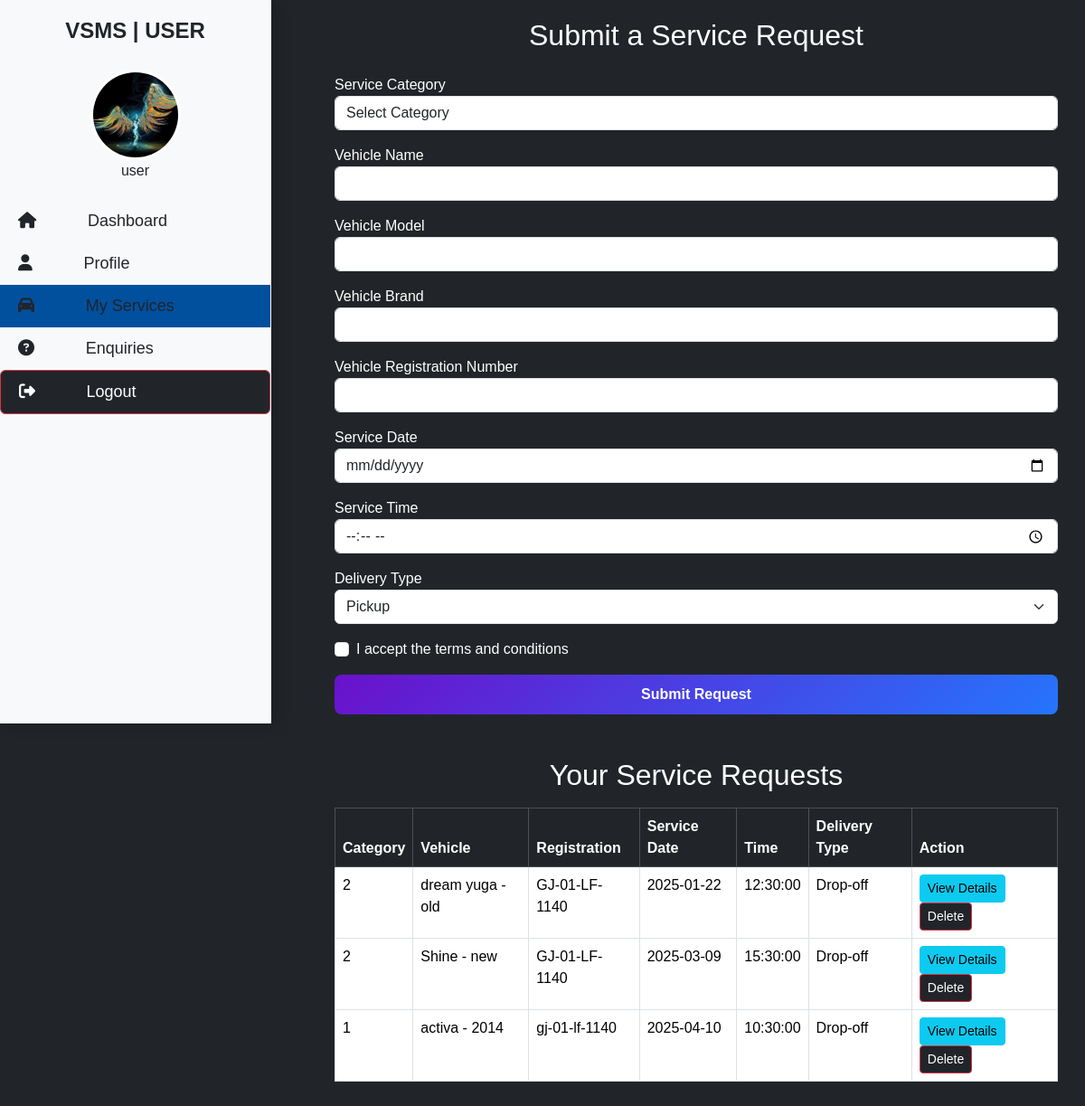
The page /service_requests.php (signed in) on the database its author committed.
### tables this page shows
CREATE TABLE `users` (
  `id` int(11) NOT NULL,
  `username` varchar(50) NOT NULL,
  `email` varchar(100) NOT NULL,
  `phone_number` varchar(20) DEFAULT NULL,
  `password` varchar(255) NOT NULL,
  `created_at` timestamp NOT NULL DEFAULT current_timestamp(),
  `updated_at` timestamp NOT NULL DEFAULT current_timestamp() ON UPDATE current_timestamp(),
  `profile_image` varchar(255) DEFAULT NULL,
  `role` varchar(20) NOT NULL DEFAULT 'user'
);

CREATE TABLE `service_requests` (
  `id` int(11) NOT NULL,
  `user_id` int(11) NOT NULL,
  `category` varchar(100) NOT NULL,
  `vehicle_name` varchar(100) NOT NULL,
  `vehicle_model` varchar(100) NOT NULL,
  `vehicle_brand` varchar(100) NOT NULL,
  `vehicle_registration_number` varchar(50) NOT NULL,
  `service_date` date NOT NULL,
  `service_time` time NOT NULL,
  `delivery_type` enum('Pickup','Drop-off') NOT NULL,
  `terms_accepted` tinyint(1) NOT NULL DEFAULT 0,
  `created_at` timestamp NOT NULL DEFAULT current_timestamp(),
  `status` enum('Pending','In Progress','Completed','Rejected') NOT NULL DEFAULT 'Pending',
  `admin_remark` text DEFAULT NULL,
  `admin_remark_date` datetime DEFAULT NULL,
  `service_charge` decimal(10,2) NOT NULL DEFAULT 0.00,
  `parts_charge` decimal(10,2) NOT NULL DEFAULT 0.00,
  `other_charges` decimal(10,2) DEFAULT 0.00,
  `total_amount` decimal(10,2) NOT NULL DEFAULT 0.00,
  `mechanic_id` int(11) DEFAULT NULL,
  `assigned_mechanic` varchar(255) DEFAULT NULL
);

### service_requests.php (the view, shortened to what this page needs)
<?php
require 'config.php';
$user_id = $_SESSION['user_id'];
$stmt = $conn->prepare("SELECT username, email , profile_image FROM users WHERE id = ?");
$stmt->bind_param("i", $user_id);
$stmt->execute();
$stmt->bind_result($name, $email, $profile_image);
$profile_image = !empty($profile_image) ? 'uploads/' . $profile_image : 'assets/default-avatar.png';
?>
<!DOCTYPE html>
<html lang="en">
<head>
    <link href="https://cdn.jsdelivr.net/npm/bootstrap@5.3.3/dist/css/bootstrap.min.css" rel="stylesheet">
    <link rel="stylesheet" href="https://cdnjs.cloudflare.com/ajax/libs/font-awesome/6.4.2/css/all.min.css">
</head>
<body>
<div class="sidebar">
    <h4 class="text-center text-bold"><b> VSMS | USER</b></h4>
<div class="profile-container text-center">
    <img src="<?php echo htmlspecialchars($profile_image); ?>" alt="User Profile" class="profile-img">
    <div class="username">
        <?php echo htmlspecialchars($name); ?>
    </div>
</div>
    <a href="user_dashboard.php" ><i class="fas fa-home"></i> Dashboard</a>
    <a href="profile.php"><i class="fas fa-user"></i> Profile</a>
    <a href="service_requests.php" class="active"><i class="fas fa-car"></i> My Services</a>
    <a href="enquiries.php"><i class="fas fa-question-circle"></i> Enquiries</a>
    <a href="logout.php" class="btn btn-danger logout-btn" style="color: white;"><i class="fas fa-sign-out-alt"></i> Logout</a>
</div>
<div class="content">
    <h2 class="text-center mb-4">Submit a Service Request</h2>
    <div class="form-container">
        <form method="POST">
<div class="mb-3">
    <label>Service Category</label>
    <select class="form-control" name="category" required>
        <option value="">Select Category</option>
    </select>
</div>
            <div class="mb-3">
                <label>Vehicle Name</label>
                <input type="text" class="form-control" name="vehicle_name" required>
            </div>
            <div class="mb-3">
                <label>Vehicle Model</label>
                <input type="text" class="form-control" name="vehicle_model" required>
            </div>
            <div class="mb-3">
                <label>Vehicle Brand</label>
                <input type="text" class="form-control" name="vehicle_brand" required>
            </div>
            <div class="mb-3">
                <label>Vehicle Registration Number</label>
                <input type="text" class="form-control" name="vehicle_registration_number" required>
            </div>
            <div class="mb-3">
                <label>Service Date</label>
                <input type="date" class="form-control" name="service_date" required>
            </div>
            <div class="mb-3">
                <label>Service Time</label>
                <input type="time" class="form-control" name="service_time" required>
            </div>
            <div class="mb-3">
                <label>Delivery Type</label>
                <select class="form-select" name="delivery_type">
                    <option value="Pickup">Pickup</option>
                </select>
            </div>
            <div class="mb-3 form-check">
                <input type="checkbox" class="form-check-input" name="terms_accepted" required>
                <label class="form-check-label">I accept the terms and conditions</label>
            </div>
            <button type="submit" class="btn btn-primary w-100">Submit Request</button>
        </form>
    </div>
    <h2 class="text-center mt-5">Your Service Requests</h2>
    <div class="table-container mt-3">
    <table class="table table-bordered">
        <thead class="table-dark">
            <tr>
                <th>Category</th>
                <th>Vehicle</th>
                <th>Registration</th>
                <th>Service Date</th>
                <th>Time</th>
                <th>Delivery Type</th>
                <th>Action</th>
            </tr>
        </thead>
        <tbody>
            <?php
            $stmt = $conn->prepare("SELECT * FROM service_requests WHERE user_id = ?");
            $stmt->bind_param("i", $_SESSION['user_id']);
            $stmt->execute();
            $result = $stmt->get_result();
            while ($row = $result->fetch_assoc()): ?>
                <tr>
                    <td><?= htmlspecialchars($row['category']) ?></td>
                    <td><?= htmlspecialchars($row['vehicle_name']) ?> - <?= htmlspecialchars($row['vehicle_model']) ?></td>
                    <td><?= htmlspecialchars($row['vehicle_registration_number']) ?></td>
                    <td><?= $row['service_date'] ?></td>
                    <td><?= $row['service_time'] ?></td>
                    <td><?= $row['delivery_type'] ?></td>
                    <td>
                        <button class="btn btn-info btn-sm" data-bs-toggle="modal" data-bs-target="#detailsModal<?= $row['id'] ?>">View Details</button>
                        <button class="btn btn-danger btn-sm" onclick="deleteService(<?= $row['id'] ?>)">Delete</button>
                    </td>
                </tr>
            <?php endwhile; ?>
        </tbody>
    </table>
</div>
</div>
</body>
</html>

### service_requests.php (style rules this page uses)
body { font-family: 'Arial', sans-serif; background-color: #f4f4f4; }
.content { align-items: center; margin-left: 350px; padding: 20px; color: white; max-width: 70%; justify-content: center; }
body { background-color: #212529; }
.sidebar a { padding: 15px; text-decoration: none; font-size: 18px; color: black; display: block; transition: 0.3s; }
.sidebar a.active { background: #00509e; }
.btn-primary { background-color:#212529; border-color: #00509e; }
.btn-danger { background-color: #212529; border-color: #dc3545; }
.sidebar { width: 300px; height: 100vh; background: #f8f9fa ; backdrop-filter: blur(10px); color: #212529; position: fixed; top: 0; left: 0; padding-top: 20px; display: flex; flex-direction: column; align-items: center; box-shadow: 5px 0 15px rgba(0, 0, 0, 0.2); border-right: 1px solid rgba(255, 255, 255, 0.2); }
.profile-container { margin: 20px 0; }
.profile-img { width: 100px; height: 100px; border-radius: 50%; border: 3px solid white; object-fit: cover; }
.sidebar a { display: block; color: #212529; text-decoration: none; padding: 10px 20px; width: 100%; text-align: left; transition: 0.3s; }
.sidebar a i { margin-right: 20%; }
.sidebar a:hover, .sidebar .active { background: #495057; }
.btn-primary { background: linear-gradient(135deg, #6a11cb, #2575fc); border: none; border-radius: 8px; padding: 10px 16px; font-weight: bold; transition: all 0.3s ease-in-out; }

### rows shown on the page
users: profile_image (picture), username "user"
service_requests: category "2", vehicle_name "dream yuga", vehicle_model "old", vehicle_registration_number "GJ-01-LF-1140", service_date "2025-01-22", service_time "12:30:00", delivery_type "Drop-off"
service_requests: category "2", vehicle_name "Shine", vehicle_model "new", vehicle_registration_number "GJ-01-LF-1140", service_date "2025-03-09", service_time "15:30:00", delivery_type "Drop-off"
service_requests: category "1", vehicle_name "activa", vehicle_model "2014", vehicle_registration_number "gj-01-lf-1140", service_date "2025-04-10", service_time "10:30:00", delivery_type "Drop-off"
